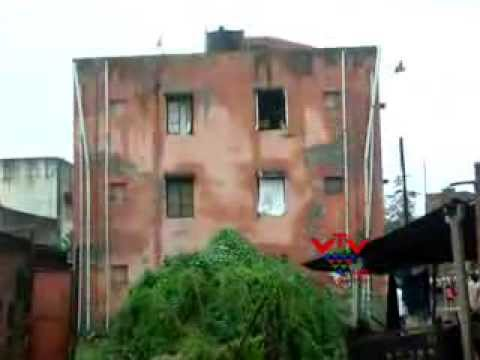
#> input picture data/test/raw/0/0.20.jpg, 480 x 360 px; its folder holds only this picture in this run
$ python preprocess.py
#> lines starting #> are read from the running program, lines starting #| are printed output that depends on the picture
"""Preprocess: our raw images by resizing grayscale."""

import os
import cv2
import numpy as np
import math

def main():
    for data_type in ['test', 'train']:
        # the folders to contain our data
        raw_filepath = os.path.join('data', data_type, 'raw')
        proc_filepath = os.path.join('data', data_type, 'proc')

        for label in os.listdir(raw_filepath):
            raw_label_filepath = os.path.join(raw_filepath, label)
            proc_label_filepath = os.path.join(proc_filepath, label)

            num_images = len(os.listdir(raw_label_filepath))

            # np.arrays that we will fill with out image/label data
            images = np.zeros((num_images, 784), dtype=np.float32)
            labels = np.zeros((num_images, 1), dtype=np.int32)

            # process each digit 0-9 one at a time
            for image_name in os.listdir(raw_label_filepath):
                if image_name == '.gitkeep':
                    continue

                # load the image as a grayscale
                img = cv2.imread(os.path.join(raw_label_filepath, image_name), cv2.IMREAD_GRAYSCALE)
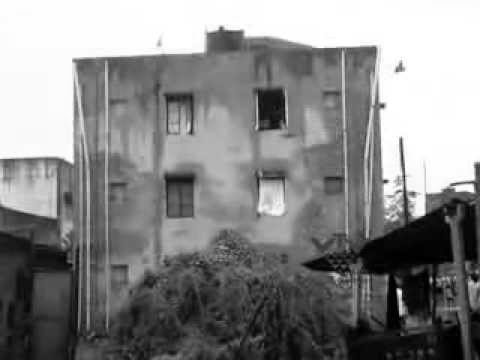
#> img: shape (360, 480); min 0, max 255, mean 135.5

                # resize
                img = cv2.resize(img, (148, 148))  # allow stretch for resize
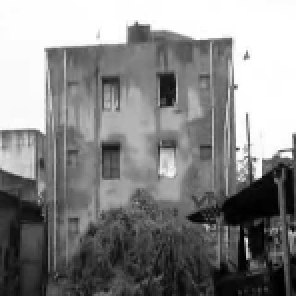
#> img: shape (148, 148) (shown 2 times larger); min 0, max 255, mean 135.3
                img = img[10:-10,10:-10]  # trim images
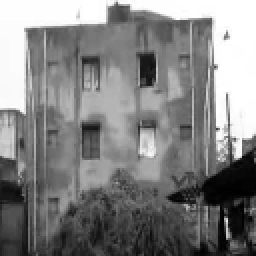
#> img: shape (128, 128) (shown 2 times larger); min 0, max 255, mean 130.1

                # save processed images
                if not os.path.exists(proc_label_filepath):
                    os.makedirs(proc_label_filepath)
                cv2.imwrite(os.path.join(proc_label_filepath, image_name), img)

    print('Done!')

if __name__ == '__main__':
    main()
